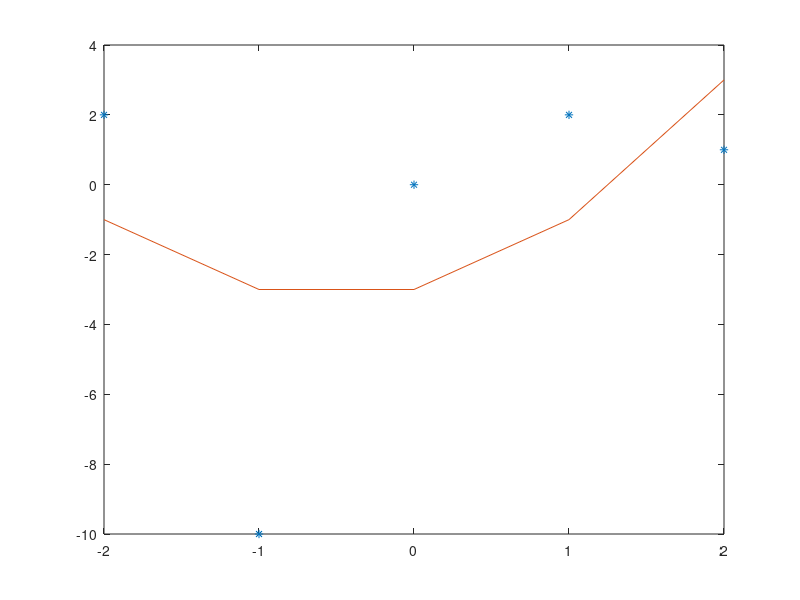

Source code (MATLAB):
clc
close all

x=[-2, -1, 0, 1, 2];
y=[2, -10, 0, 2, 1];

p=polyfit(x, y, 2);
v=polyval(p, x);

a=p(1, 1);
b=p(1, 2);
c=p(1, 3);

plot(x, y, '*');
hold on
plot(x, v, '-');
hold off